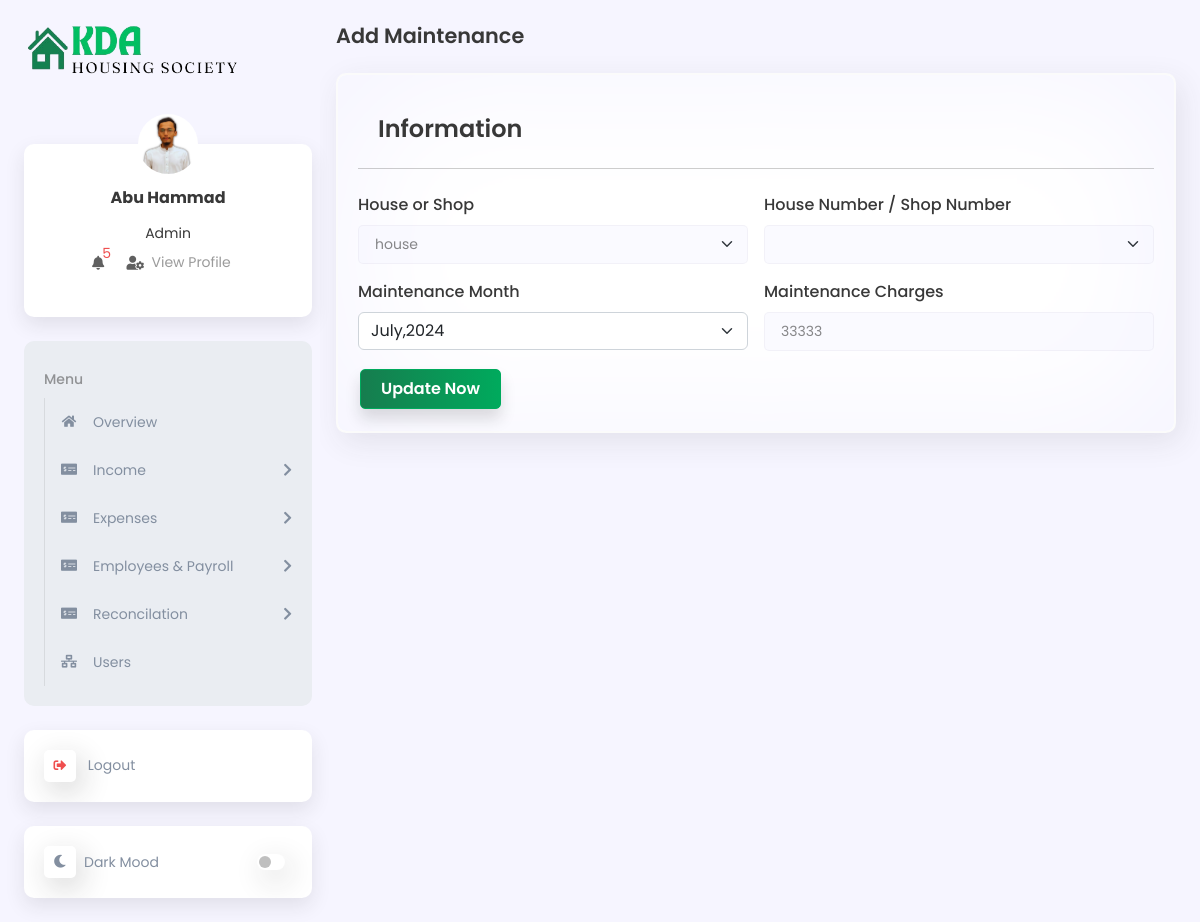
The page /MaintenanceEdit.php?maintenance_add_id=40 (signed in) on the database its author committed.
### tables this page shows
CREATE TABLE `users_detail` (
  `users_detail_id` int(11) NOT NULL,
  `full_name` varchar(100) DEFAULT NULL,
  `Phone` varchar(50) DEFAULT NULL,
  `address` varchar(100) DEFAULT NULL,
  `gender` varchar(50) DEFAULT NULL,
  `date_of_birth` varchar(100) DEFAULT NULL,
  `image` varchar(255) DEFAULT NULL,
  `login_time` datetime DEFAULT NULL,
  `logout_time` datetime DEFAULT NULL,
  `created_by` varchar(100) DEFAULT NULL,
  `created_date` varchar(100) DEFAULT NULL,
  `updated_by` varchar(100) DEFAULT NULL,
  `updated_date` varchar(100) DEFAULT NULL
);

CREATE TABLE `role` (
  `role_id` int(11) NOT NULL,
  `name` varchar(50) DEFAULT NULL,
  `status` varchar(50) DEFAULT NULL
);

CREATE TABLE `maintenance_payments` (
  `maintenance_id` int(11) NOT NULL,
  `house_shop_id` int(255) DEFAULT NULL,
  `shop_id` int(255) DEFAULT NULL,
  `house_or_shop` varchar(255) NOT NULL,
  `maintenance_month` varchar(255) NOT NULL,
  `maintenance_peyment` int(255) NOT NULL,
  `status` varchar(22) NOT NULL DEFAULT 'unpaid',
  `payment_type` enum('Cash','Bank') DEFAULT NULL,
  `added_on` varchar(255) NOT NULL,
  `added_by` varchar(255) NOT NULL,
  `updated_on` varchar(255) NOT NULL,
  `updated_by` varchar(255) NOT NULL
);

### MaintenanceEdit.php (the view, shortened to what this page needs)
<?php
include "includes/function2.php";
?>
<!DOCTYPE html>
<html lang="en">
<head>
    <link rel="stylesheet" href="lib/bootstrap_5/bootstrap.min.css">
    <link rel="stylesheet" href="lib/fontawesome/css/all.min.css">
    <link rel="stylesheet" href="assets/css/global.css">
    <link rel="stylesheet" href="assets/css/style.css">
    <link rel="stylesheet" href="assets/css/responsive.css">
</head>
<body class="d2c_theme_light">
    <div class="d2c_wrapper">
        <?php
        include("includes/sidebar.php");
        ?>
        <div class="d2c_main p-4 ps-lg-3">
            <h4 class="mb-4 text-capitalize">Add Maintenance</h4>
            <form action="" method="post" id="add_houses_form">
                <div class="card h-auto">
                    <div class="card-body">
                        <h3 class="card-header">Information</h3>
                        <hr class="my-4">
                        <?php
                        if (isset($_GET['maintenance_add_id'])) {
                            $mantiances_add_id = mysqli_real_escape_string($conn, $_GET['maintenance_add_id']);
                            $edit_query = "SELECT *  FROM maintenance_payments WHERE maintenance_id = '$mantiances_add_id'";
                            $edit_result = mysqli_query($conn, $edit_query);
                            if (mysqli_num_rows($edit_result) > 0) {
                                while ($row = mysqli_fetch_assoc($edit_result)) {
                        ?>
                                    <div class="row g-3">
                                        <div class="col-md-6" >
                                            <label class="form-label">House or Shop</label>
                                            <select name="house_or_shop" id="house_or_shop" class="form-select form-control house-id">
                                                <option value="<?= $row['house_or_shop'] ?>"><?= $row['house_or_shop'] ?></option>
                                            </select>
                                        </div>
                                        <div class="col-md-6">
                                            <label class="form-label">House Number / Shop Number</label>
                                            <select name="house_shop_id" id="house_shop_id" class="form-select form-control house-id">
                                                <?php
                                                if ($row['house_or_shop'] == 'house') {
                                                    echo '<option value="' . $row['house_id'] . '">' . $row['house_number'] . '</option>';
                                                } elseif ($row['house_or_shop'] == 'shop') {
                                                    echo '<option value="' . $row['shop_id'] . '">' . $row['shop_number'] . '</option>';
                                                }
                                                ?>
                                            </select>
                                        </div>
                                        <div class="col-md-6">
                                            <label class="form-label">Maintenance Month</label>
                                            <select class="form-select" id="monthData" required name="maintenace_month">
                                                <option value="<?= $row['maintenance_month'] ?>"><?= $row['maintenance_month'] ?></option>
                                            </select>
                                        </div>
                                        <div class="col-md-6">
                                            <label class="form-label">Maintenance Charges</label>
                                            <input type="text" name="maintenace_charges" class="form-control" value="<?= $row['maintenance_peyment'] ?>" placeholder="Penalty Charges" required>
                                        </div>
                                        <div class="col-md-12">
                                            <button class="btn btn-primary" id="submit_btn" type="submit" name="submit">Update Now</button>
                                        </div>
                                    </div>
                        <?php
                                }
                            } else {
                                echo '<div id="successAlert" class="alert alert-success alert-dismissible fade show" role="alert">
                    No House Found.
                    <button type="button" class="btn-close" data-bs-dismiss="alert" aria-label="Close"></button>
                </div>';
                            }
                        }
                        ?>
                    </div>
                </div>
            </form>
        </div>
    </div>
</body>
</html>

### includes/sidebar.php (shortened to what this page needs)
<?php
$page = substr($_SERVER['SCRIPT_NAME'], strrpos($_SERVER['SCRIPT_NAME'], "/") + 1);
$select = mysqli_query($conn, "SELECT users_detail.image, users_detail.full_name, role.name as role FROM `users`
LEFT JOIN users_detail ON users_detail.users_detail_id = users.users_detail_id
LEFT JOIN role ON role.role_id = users.role_id
WHERE users.user_id = '{$_SESSION['UID']}'");
$row = mysqli_fetch_assoc($select);
if ($row['image'] == '') {
    $row['image'] = "./assets/images/user-default.png";
} else {
    $row['image'] = "./media/images/" . $row['image'];
}
?>
<div class="d2c_sidebar offcanvas-lg offcanvas-start p-4 pe-lg-2" tabindex="-1" id="d2c_sidebar">
    <div class="d-flex flex-column">
        <a href="index" class="mb-5 brand-icon">
            <img class="navbar-brand" src="./assets/images/logo/KDA.png" alt="logo">
        </a>
        <div class="card d2c_profile_card text-center mb-4">
            <a href="profile">
                <img class="rounded-circle d2c_profile_image position-absolute top-0 start-50 translate-middle mb-2"
                    src="<?= $row['image']; ?>" alt="d2c Profile Image">
            </a>
            <div class="card-body mt-4">
                <h6 class="fw-bold mb-3"><?= $row['full_name']; ?></h6>
                <span class="d2c_role"><?= $row['role']; ?></span>
                <ul class="list-inline">
                    <li class="list-inline-item position-relative me-3">
                        <a class="nav-link p-0" href="#" role="button" data-bs-toggle="dropdown" aria-expanded="false">
                            <i class="fas fa-bell fa-fw"></i>
                            <span class="position-absolute top-0 start-100 translate-middle rounded-circle text-danger">
                                <?php
                                $msg_count_query = mysqli_query($conn, "SELECT COUNT(*) as total_messages FROM maintenance_payments WHERE status = 'unpaid'");
                                $msg_count_row = mysqli_fetch_assoc($msg_count_query);
                                $total_messages = $msg_count_row['total_messages'];
                                echo $total_messages;
                                ?>
                            </span>
                        </a>
                    </li>
                    <li class="list-inline-item position-relative me-3">
                        <a class="dropdown-item d-flex align-items-center py-2" href="profile">
                            <i class="fas fa-user-cog"></i>
                            <p class="mb-0">&nbsp View Profile</p>
                        </a>
                    </li>
                </ul>
            </div>
        </div>
        <div class="card d2c_menu_card mb-4">
            <div class="card-body">
                <ul class="navbar-nav flex-grow-1">
                    <li class="nav-item">
                        <a class="nav-link" href="javascript:void(0)">
                            <span>Menu</span>
                        </a>
                        <ul class="sub-menu collapse show">
                            <li class="nav-item <?php if ($page == 'index.php')
                                echo ('active'); ?>">
                                <a class="sub-menu-link" href="index">
                                    <span class="d2c_icon">
                                        <i class="fas fa-home"></i>
                                    </span>
                                    <span>
                                        Overview
                                    </span>
                                </a>
                            </li>
                            <li class="nav-item <?php if ($page == 'houses.php' || $page == 'addHouse.php' || $page == 'houseView.php' || $page == 'houseEdit.php')
                                echo ('open active') ?>">
                                    <a class="sub-menu-link" data-bs-toggle="collapse" data-bs-target="#income"
                                        aria-expanded="false" href="#">
                                        <span class="d2c_icon">
                                            <i class="fas fa-money-check-alt"></i>
                                        </span>
                                        <span>Income</span>
                                        <span class="fas fa-chevron-right ms-auto text-end"></span>
                                    </a>
                            </li>
                            <li class="nav-item">
                                <a class="sub-menu-link" data-bs-toggle="collapse" data-bs-target="#expenses"
                                    aria-expanded="false" href="javascript:void(0)">
                                    <span class="d2c_icon">
                                        <i class="fas fa-money-check-alt"></i>
                                    </span>
                                    <span>Expenses</span>
                                    <span class="fas fa-chevron-right ms-auto text-end"></span>
                                </a>
                            </li>
                            <li class="nav-item">
                                <a class="sub-menu-link" data-bs-toggle="collapse"
                                    data-bs-target="#employeeManagementSystem" aria-expanded="false" href="#">
                                    <span class="d2c_icon">
                                        <i class="fas fa-money-check-alt"></i>
                                    </span>
                                    <span>Employees & Payroll</span>
                                    <span class="fas fa-chevron-right ms-auto text-end"></span>
                                </a>
                            </li>
                            <li class="nav-item">
                                <a class="sub-menu-link" data-bs-toggle="collapse" data-bs-target="#reconcilation"
                                    aria-expanded="false" href="#">
                                    <span class="d2c_icon">
                                        <i class="fas fa-money-check-alt"></i>
                                    </span>
                                    <span>Reconcilation</span>
                                    <span class="fas fa-chevron-right ms-auto text-end"></span>
                                </a>
                            </li>
                            <li class="nav-item <?php if ($page == "userDetails.php" || $page == "addUser.php")
                                echo "active"; ?>">
                                <a class="sub-menu-link" href="userDetails">
                                    <span class="d2c_icon">
                                        <i class="fas fa-network-wired"></i>
                                    </span>
                                    <span>Users</span>
                                </a>
                            </li>
                        </ul>
                    </li>
                </ul>
            </div>
        </div>
        <div class="card d2c_single_menu mb-4">
            <div class="card-body p-0">
                <ul class="navbar-nav">
                    <li class="nav-item">
                        <a class="nav-link" href="logout">
                            <span class="d2c_icon text-danger">
                                <i class="fas fa-sign-out-alt"></i>
                            </span>
                            <span>
                                Logout
                            </span>
                        </a>
                    </li>
                </ul>
            </div>
        </div>
        <div class="card d2c_switch_card">
            <div class="card-body p-0">
                <ul class="navbar-nav">
                    <li class="nav-item d-flex align-items-center">
                        <span class="d2c_icon">
                            <i class="fas fa-moon"></i>
                        </span>
                        <span>Dark Mood</span>
                        <span class="form-switch d-flex ms-auto">
                            <input class="form-check-input" id="d2c_theme_changer" type="checkbox" role="switch">
                        </span>
                    </li>
                </ul>
            </div>
        </div>
    </div>
</div>

### assets/css/style.css (style rules this page uses)
.btn-primary { background: linear-gradient(270deg, #00AA5D 0%, #383838 252.34%); box-shadow: 0rem 0.625rem 0.938rem rgba(35, 35, 35, 0.15); border-radius: 0.313rem; }
h1,h2,h3,h4,h5,h6 { color: var(--bs-secondary); font-weight: 600; }
p { color: #38383880; }
a { color: var(--bs-secondary); text-decoration: none; }
.form-control { background-color: rgba(246, 245, 255, 0.5); border: 0.063rem solid rgba(229, 227, 242, 0.5); border-radius: 0.313rem; padding: 0.5rem 1rem; color: rgba(56, 56, 56, 0.6); font-size: 0.875rem; font-weight: 400; }
.form-control::placeholder { color: rgba(56, 56, 56, 0.6); }
.form-label { font-weight: 500; font-size: 1rem; }

### assets/css/responsive.css (style rules this page uses)
@media only screen and (min-width: 1200px) and (max-width: 1399px) { :root { --bs-body-font-size: 0.875rem; } }
@media only screen and (min-width: 1200px) and (max-width: 1399px) { h3, .h3 { font-size: 1.5rem; } }
@media only screen and (min-width: 1200px) and (max-width: 1399px) { h4, .h4 { font-size: 1.3rem; } }
@media only screen and (min-width: 1200px) and (max-width: 1399px) { p { font-size: 0.875rem; } }

### rows shown on the page
users_detail: full_name "Abu Hammad", role.name "Admin"
maintenance_payments: house_or_shop "house", maintenace_month "July,2024", maintenace_charges "33333"

### other values the page prints
$total_messages "5"
